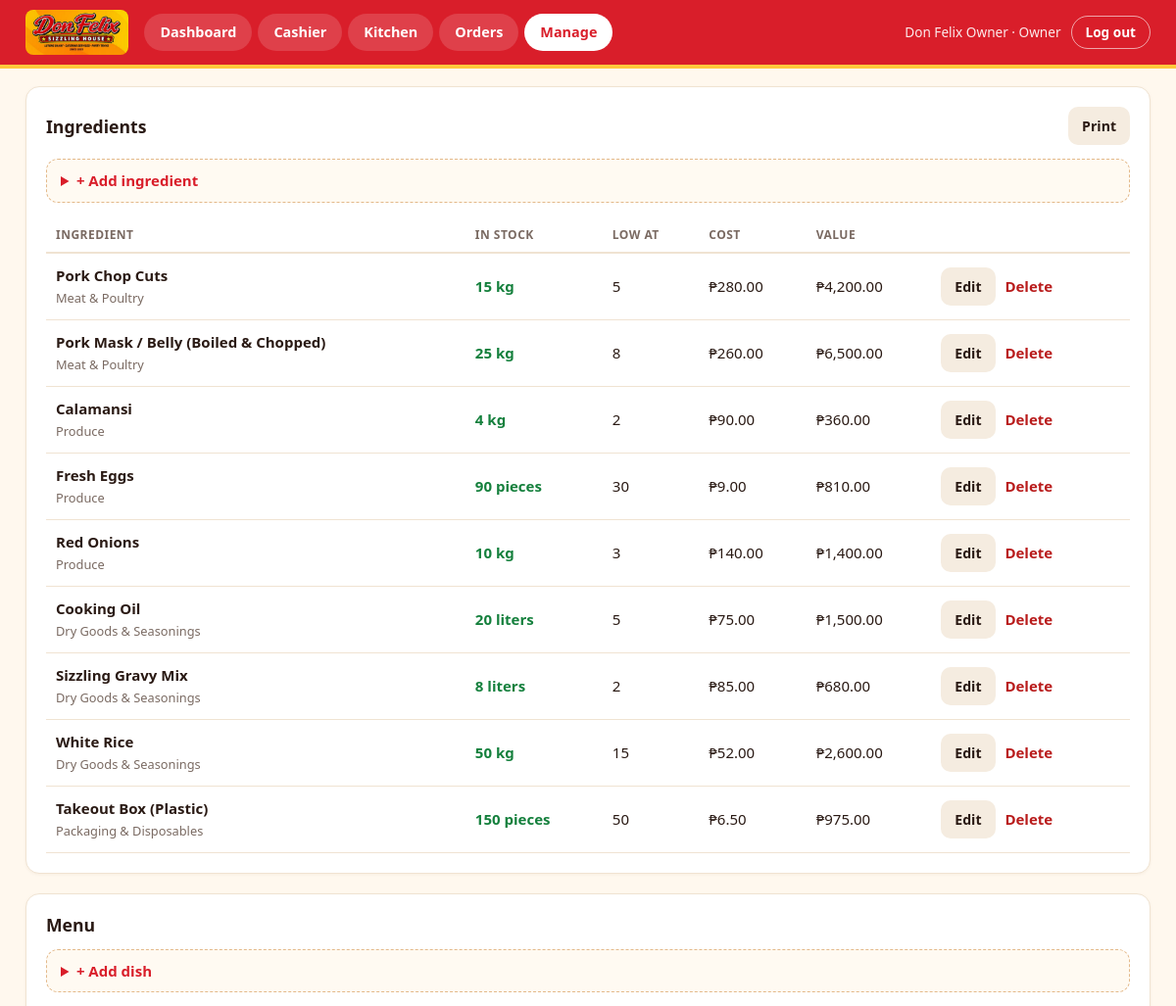
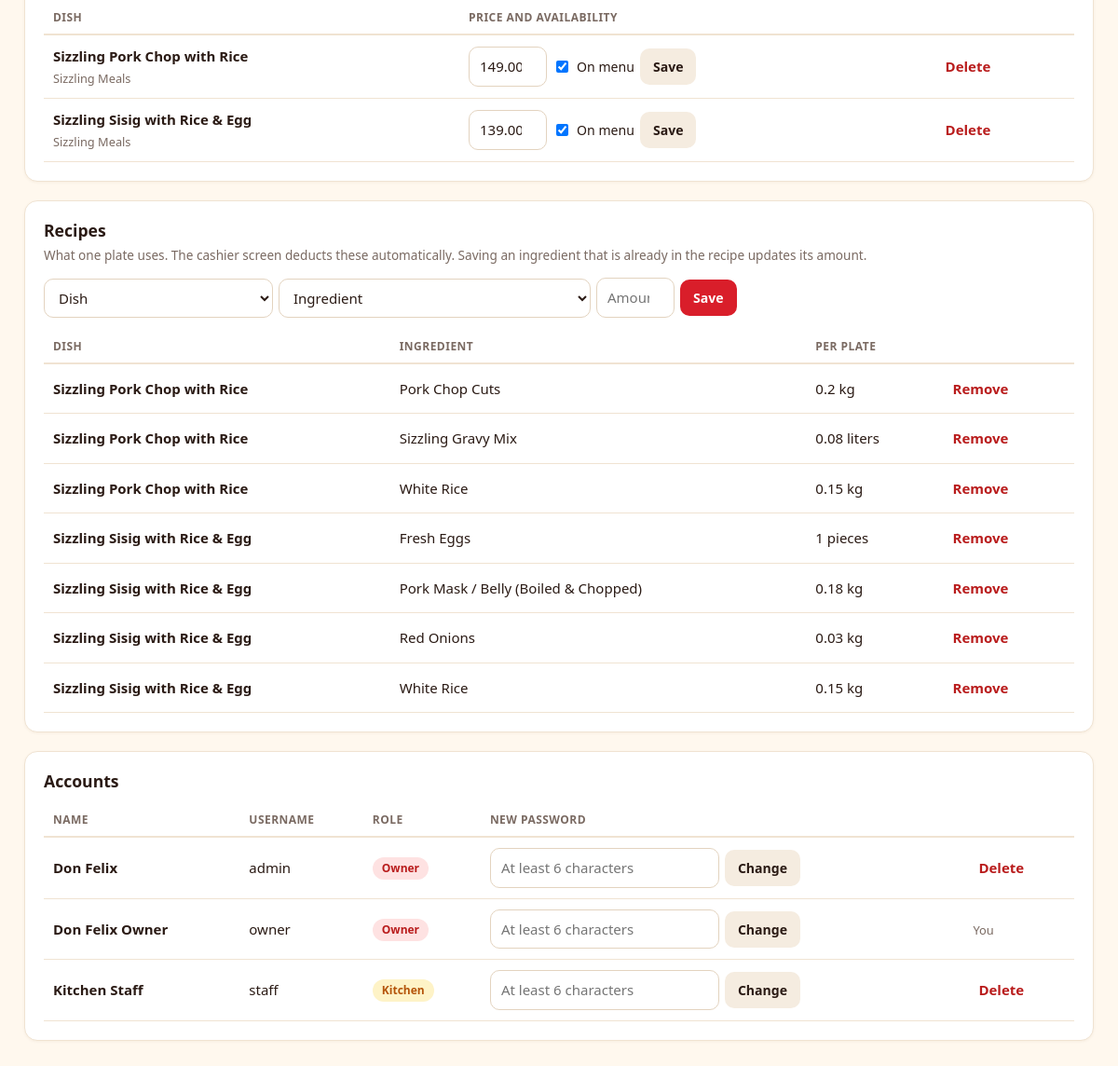
The page /admin_manage.php (signed in) on the database its author committed (2 pictures, top to bottom).
### tables this page shows
CREATE TABLE `inventory` (
  `id` int(11) NOT NULL,
  `item_name` varchar(100) NOT NULL,
  `category` enum('Meat & Poultry','Produce','Dry Goods & Seasonings','Packaging & Disposables') NOT NULL,
  `current_stock` decimal(10,2) NOT NULL DEFAULT 0.00,
  `unit` enum('kg','grams','pieces','liters','packs','sacks') NOT NULL DEFAULT 'pieces',
  `min_alert` decimal(10,2) NOT NULL DEFAULT 5.00,
  `cost_per_unit` decimal(10,2) NOT NULL DEFAULT 0.00,
  `updated_at` timestamp NOT NULL DEFAULT current_timestamp() ON UPDATE current_timestamp()
);

CREATE TABLE `menu_items` (
  `id` int(11) NOT NULL,
  `dish_name` varchar(100) NOT NULL,
  `category` varchar(50) NOT NULL,
  `price` decimal(10,2) NOT NULL,
  `is_available` tinyint(1) DEFAULT 1
);

CREATE TABLE `recipes` (
  `id` int(11) NOT NULL,
  `menu_item_id` int(11) NOT NULL,
  `ingredient_id` int(11) NOT NULL,
  `quantity_required` decimal(10,2) NOT NULL
);

CREATE TABLE `users` (
  `id` int(11) NOT NULL,
  `fullname` varchar(100) NOT NULL,
  `username` varchar(50) NOT NULL,
  `password` varchar(255) NOT NULL,
  `role` enum('Admin','Staff','Client') NOT NULL DEFAULT 'Staff',
  `created_at` timestamp NOT NULL DEFAULT current_timestamp()
);

### admin_manage.php (the view, shortened to what this page needs)
<?php
require 'app.php';
$inventory = $conn->query("SELECT * FROM inventory ORDER BY category, item_name");
$dishes    = $conn->query("SELECT * FROM menu_items ORDER BY dish_name");
$recipes   = $conn->query("SELECT r.id, r.quantity_required, m.dish_name, i.item_name, i.unit
                           FROM recipes r JOIN menu_items m ON m.id = r.menu_item_id JOIN inventory i ON i.id = r.ingredient_id
                           ORDER BY m.dish_name, i.item_name");
$users     = $conn->query("SELECT id, fullname, username, role, created_at FROM users ORDER BY role, fullname");
$JSON = JSON_HEX_TAG | JSON_HEX_AMP | JSON_HEX_APOS | JSON_HEX_QUOT;
?>
<!DOCTYPE html>
<html lang="en">
<head>
    <link rel="stylesheet" href="style.css">
</head>
<body>
<div class="wrap">
    <div class="panel" id="ingredients">
        <div class="panel-head">
            <h2>Ingredients</h2>
            <button type="button" class="btn ghost noprint" onclick="printOnly('ingredients')">Print</button>
        </div>
        <details class="add noprint">
            <summary>+ Add ingredient</summary>
        </details>
        <table>
            <thead><tr><th>Ingredient</th><th>In stock</th><th>Low at</th><th>Cost</th><th>Value</th><th class="noprint"></th></tr></thead>
            <tbody>
            <?php foreach ($inventory as $r):
                [$lvl] = stock_level($r['current_stock'], $r['min_alert']); ?>
                <tr class="<?php echo $lvl === 'low' ? 'low' : ''; ?>">
                    <td><b><?php echo e($r['item_name']); ?></b><br><span class="muted small"><?php echo e($r['category']); ?></span></td>
                    <td class="<?php echo $lvl === 'low' ? 'act-out' : 'act-in'; ?>"><?php echo fmt_qty($r['current_stock']) . ' ' . e($r['unit']); ?></td>
                    <td><?php echo fmt_qty($r['min_alert']); ?></td>
                    <td><?php echo peso($r['cost_per_unit']); ?></td>
                    <td><?php echo peso((float)$r['current_stock'] * (float)$r['cost_per_unit']); ?></td>
                    <td class="noprint nowrap">
                        <button type="button" class="btn ghost" onclick='openEdit(<?php echo json_encode($r, $JSON); ?>)'>Edit</button>
                        <form method="POST" action="admin_manage.php" class="inline" onsubmit="return confirm('Delete this ingredient?');">
                            <button type="submit" class="linkbtn">Delete</button>
                        </form>
                    </td>
                </tr>
            <?php endforeach; ?>
            </tbody>
        </table>
    </div>
    <div class="panel noprint" id="dishes">
        <h2>Menu</h2>
        <details class="add">
            <summary>+ Add dish</summary>
        </details>
        <table>
            <thead><tr><th>Dish</th><th>Price and availability</th><th></th></tr></thead>
            <tbody>
            <?php foreach ($dishes as $d): ?>
                <tr>
                    <td><b><?php echo e($d['dish_name']); ?></b><br><span class="muted small"><?php echo e($d['category']); ?></span></td>
                    <td>
                        <form method="POST" action="admin_manage.php" class="row-form">
                            <input type="number" step="0.01" min="0.01" name="price" value="<?php echo e($d['price']); ?>" required>
                            <label class="check"><input type="checkbox" name="available" <?php echo $d['is_available'] ? 'checked' : ''; ?>> On menu</label>
                            <button type="submit" class="btn ghost">Save</button>
                        </form>
                    </td>
                    <td>
                        <form method="POST" action="admin_manage.php" class="inline" onsubmit="return confirm('Delete this dish and its recipe? Past orders keep their record.');">
                            <button type="submit" class="linkbtn">Delete</button>
                        </form>
                    </td>
                </tr>
            <?php endforeach; ?>
            </tbody>
        </table>
    </div>
    <div class="panel noprint" id="recipes">
        <h2>Recipes</h2>
        <p class="hint">What one plate uses. The cashier screen deducts these automatically. Saving an ingredient that is already in the recipe updates its amount.</p>
        <form action="admin_manage.php" method="POST" class="row-form" style="margin-bottom:14px;">
            <select name="menu_item_id" required>
                <option value="">Dish</option>
            </select>
            <select name="ingredient_id" required>
                <option value="">Ingredient</option>
            </select>
            <input type="number" step="0.01" min="0.01" name="quantity_required" placeholder="Amount per plate" required>
            <button type="submit" class="btn">Save</button>
        </form>
        <table>
            <thead><tr><th>Dish</th><th>Ingredient</th><th>Per plate</th><th></th></tr></thead>
            <tbody>
            <?php foreach ($recipes as $r): ?>
                <tr>
                    <td><b><?php echo e($r['dish_name']); ?></b></td>
                    <td><?php echo e($r['item_name']); ?></td>
                    <td><?php echo fmt_qty($r['quantity_required']) . ' ' . e($r['unit']); ?></td>
                    <td>
                        <form method="POST" action="admin_manage.php" class="inline" onsubmit="return confirm('Remove this ingredient from the dish?');">
                            <button type="submit" class="linkbtn">Remove</button>
                        </form>
                    </td>
                </tr>
            <?php endforeach; ?>
            </tbody>
        </table>
    </div>
    <div class="panel noprint" id="accounts">
        <h2>Accounts</h2>
        <table>
            <thead><tr><th>Name</th><th>Username</th><th>Role</th><th>New password</th><th></th></tr></thead>
            <tbody>
            <?php foreach ($users as $u):
                $roleLabel = ['Admin' => 'Owner', 'Staff' => 'Kitchen', 'Client' => 'Cashier'][$u['role']] ?? $u['role']; ?>
                <tr>
                    <td><b><?php echo e($u['fullname']); ?></b></td>
                    <td><?php echo e($u['username']); ?></td>
                    <td><span class="pill <?php echo strtolower($u['role']); ?>"><?php echo e($roleLabel); ?></span></td>
                    <td>
                        <form method="POST" action="admin_manage.php" class="row-form">
                            <input type="password" name="new_password" placeholder="At least 6 characters" minlength="6" autocomplete="new-password" required>
                            <button type="submit" class="btn ghost">Change</button>
                        </form>
                    </td>
                    <td>
                        <?php if ((int)$u['id'] !== (int)$_SESSION['user_id']): ?>
                            <form method="POST" action="admin_manage.php" class="inline" onsubmit="return confirm('Delete this account?');">
                                <button type="submit" class="linkbtn">Delete</button>
                            </form>
                        <?php else: ?>
                            <span class="muted small">You</span>
                        <?php endif; ?>
                    </td>
                </tr>
            <?php endforeach; ?>
            </tbody>
        </table>
    </div>
</div>
</body>
</html>

### style.css (style rules this page uses)
:root { --red:#d91e2a; --red-dark:#b3141f; --orange:#f97316; --yellow:#ffc83d; --ink:#2a1a14; --muted:#7a6a62; --bg:#fff8ee; --card:#fff; --line:#f0e3d2; --ok:#15803d; --ok-bg:#dcfce7; --warn:#b45309; --warn-bg:#fef3c7; --bad:#b91c1c; --bad-bg:#fee2e2; --radius:14px; }
* { box-sizing:border-box }
body { margin:0;background:var(--bg);color:var(--ink);font-family:"Segoe UI",system-ui,-apple-system,Roboto,Arial,sans-serif;font-size:15px;line-height:1.5 }
h1,h2,h3 { margin:0;line-height:1.25 }
.wrap { max-width:1180px;margin:0 auto;padding:18px 16px 40px }
.panel { background:var(--card);border:1px solid var(--line);border-radius:var(--radius);padding:20px;margin-bottom:20px;box-shadow:0 1px 3px rgba(120,60,20,.06);overflow-x:auto }
.panel>h2,.panel-head h2 { font-size:1.1rem;color:var(--ink) }
.panel>h2 { margin-bottom:14px }
.panel-head { display:flex;justify-content:space-between;align-items:center;gap:10px;flex-wrap:wrap;margin-bottom:14px }
.hint { color:var(--muted);font-size:.85rem;margin:-8px 0 14px }
table { width:100%;border-collapse:collapse;min-width:640px }
th { font-size:.75rem;letter-spacing:.04em;text-transform:uppercase;color:var(--muted);text-align:left;padding:8px 10px;border-bottom:2px solid var(--line) }
td { padding:11px 10px;border-bottom:1px solid var(--line);vertical-align:middle }
.muted { color:var(--muted) }
.small { font-size:.8rem }
.pill { display:inline-block;padding:3px 10px;border-radius:999px;font-size:.75rem;font-weight:700 }
.pill.admin { background:var(--bad-bg);color:var(--bad) }
.pill.staff { background:var(--warn-bg);color:var(--warn) }
.act-in { color:var(--ok);font-weight:700 }
.btn { font:inherit;font-weight:700;font-size:.88rem;border:0;border-radius:10px;padding:9px 14px;cursor:pointer;background:var(--red);color:#fff;display:inline-block }
.btn.ghost { background:#f5ece0;color:var(--ink) }
.linkbtn { font:inherit;background:none;border:0;color:var(--bad);cursor:pointer;font-weight:600;padding:4px 6px }
.row-form { display:flex;gap:6px;align-items:center;flex-wrap:wrap }
.row-form input[type=number] { width:84px }
.inline { display:inline }
details.add { margin-bottom:16px;border:1px dashed #e3b98a;border-radius:12px;padding:10px 14px;background:#fffaf2 }
details.add summary { cursor:pointer;font-weight:700;color:var(--red) }
.nowrap { white-space:nowrap }
.check { display:inline-flex;align-items:center;gap:6px;font-size:.88rem }
.check input { width:auto }

### rows shown on the page
inventory: item_name "Pork Chop Cuts", category "Meat & Poultry", current_stock "15", unit "kg", min_alert "5", cost_per_unit "₱280.00", peso((float)$r['current_stock'] * (float)$r['cost_per_unit']) "₱4,200.00"
inventory: item_name "Pork Mask / Belly (Boiled & Chopped)", category "Meat & Poultry", current_stock "25", unit "kg", min_alert "8", cost_per_unit "₱260.00", peso((float)$r['current_stock'] * (float)$r['cost_per_unit']) "₱6,500.00"
inventory: item_name "Calamansi", category "Produce", current_stock "4", unit "kg", min_alert "2", cost_per_unit "₱90.00", peso((float)$r['current_stock'] * (float)$r['cost_per_unit']) "₱360.00"
inventory: item_name "Fresh Eggs", category "Produce", current_stock "90", unit "pieces", min_alert "30", cost_per_unit "₱9.00", peso((float)$r['current_stock'] * (float)$r['cost_per_unit']) "₱810.00"
inventory: item_name "Red Onions", category "Produce", current_stock "10", unit "kg", min_alert "3", cost_per_unit "₱140.00", peso((float)$r['current_stock'] * (float)$r['cost_per_unit']) "₱1,400.00"
inventory: item_name "Cooking Oil", category "Dry Goods & Seasonings", current_stock "20", unit "liters", min_alert "5", cost_per_unit "₱75.00", peso((float)$r['current_stock'] * (float)$r['cost_per_unit']) "₱1,500.00"
inventory: item_name "Sizzling Gravy Mix", category "Dry Goods & Seasonings", current_stock "8", unit "liters", min_alert "2", cost_per_unit "₱85.00", peso((float)$r['current_stock'] * (float)$r['cost_per_unit']) "₱680.00"
inventory: item_name "White Rice", category "Dry Goods & Seasonings", current_stock "50", unit "kg", min_alert "15", cost_per_unit "₱52.00", peso((float)$r['current_stock'] * (float)$r['cost_per_unit']) "₱2,600.00"
inventory: item_name "Takeout Box (Plastic)", category "Packaging & Disposables", current_stock "150", unit "pieces", min_alert "50", cost_per_unit "₱6.50", peso((float)$r['current_stock'] * (float)$r['cost_per_unit']) "₱975.00"
menu_items: dish_name "Sizzling Pork Chop with Rice", category "Sizzling Meals", price "149.00", is_available "☑"
menu_items: dish_name "Sizzling Sisig with Rice & Egg", category "Sizzling Meals", price "139.00", is_available "☑"
recipes: menu_item.dish_name "Sizzling Pork Chop with Rice", ingredient.item_name "Pork Chop Cuts", quantity_required "0.2", ingredient.unit "kg"
recipes: menu_item.dish_name "Sizzling Pork Chop with Rice", ingredient.item_name "Sizzling Gravy Mix", quantity_required "0.08", ingredient.unit "liters"
recipes: menu_item.dish_name "Sizzling Pork Chop with Rice", ingredient.item_name "White Rice", quantity_required "0.15", ingredient.unit "kg"
recipes: menu_item.dish_name "Sizzling Sisig with Rice & Egg", ingredient.item_name "Fresh Eggs", quantity_required "1", ingredient.unit "pieces"
recipes: menu_item.dish_name "Sizzling Sisig with Rice & Egg", ingredient.item_name "Pork Mask / Belly (Boiled & Chopped)", quantity_required "0.18", ingredient.unit "kg"
recipes: menu_item.dish_name "Sizzling Sisig with Rice & Egg", ingredient.item_name "Red Onions", quantity_required "0.03", ingredient.unit "kg"
recipes: menu_item.dish_name "Sizzling Sisig with Rice & Egg", ingredient.item_name "White Rice", quantity_required "0.15", ingredient.unit "kg"
users: fullname "Don Felix", username "admin", role "Owner"
users: fullname "Don Felix Owner", username "owner", role "Owner", shows "You"
users: fullname "Kitchen Staff", username "staff", role "Kitchen"

### other values the page prints
$t[0] "Dashboard"
$t[0] "Cashier"
$t[0] "Kitchen"
$t[0] "Orders"
$t[0] "Manage"
$_SESSION['user'] "Don Felix Owner"
$roleName "Owner"
